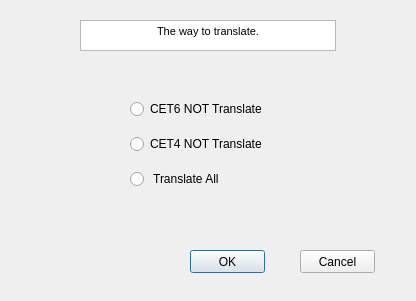
<?xml version="1.0" encoding="UTF-8"?>
<ui version="4.0">
 <class>chooseTranslateWay</class>
 <widget class="QDialog" name="chooseTranslateWay">
  <property name="geometry">
   <rect>
    <x>0</x>
    <y>0</y>
    <width>416</width>
    <height>301</height>
   </rect>
  </property>
  <property name="windowTitle">
   <string>Dialog</string>
  </property>
  <widget class="QPushButton" name="okButton">
   <property name="geometry">
    <rect>
     <x>190</x>
     <y>250</y>
     <width>75</width>
     <height>23</height>
    </rect>
   </property>
   <property name="text">
    <string>OK</string>
   </property>
  </widget>
  <widget class="QPushButton" name="Cancel">
   <property name="geometry">
    <rect>
     <x>300</x>
     <y>250</y>
     <width>75</width>
     <height>23</height>
    </rect>
   </property>
   <property name="text">
    <string>Cancel</string>
   </property>
  </widget>
  <widget class="QWidget" name="verticalLayoutWidget">
   <property name="geometry">
    <rect>
     <x>130</x>
     <y>90</y>
     <width>160</width>
     <height>111</height>
    </rect>
   </property>
   <layout class="QVBoxLayout" name="verticalLayout">
    <item>
     <widget class="QRadioButton" name="CET6Button">
      <property name="text">
       <string>CET6 NOT Translate</string>
      </property>
     </widget>
    </item>
    <item>
     <widget class="QRadioButton" name="CET4Button">
      <property name="text">
       <string>CET4 NOT Translate</string>
      </property>
     </widget>
    </item>
    <item>
     <widget class="QRadioButton" name="directlyButton">
      <property name="text">
       <string> Translate All</string>
      </property>
     </widget>
    </item>
   </layout>
  </widget>
  <widget class="QTextBrowser" name="textBrowser">
   <property name="geometry">
    <rect>
     <x>80</x>
     <y>20</y>
     <width>256</width>
     <height>31</height>
    </rect>
   </property>
   <property name="html">
    <string>&lt;!DOCTYPE HTML PUBLIC &quot;-//W3C//DTD HTML 4.0//EN&quot; &quot;http://www.w3.org/TR/REC-html40/strict.dtd&quot;&gt;
&lt;html&gt;&lt;head&gt;&lt;meta name=&quot;qrichtext&quot; content=&quot;1&quot; /&gt;&lt;style type=&quot;text/css&quot;&gt;
p, li { white-space: pre-wrap; }
&lt;/style&gt;&lt;/head&gt;&lt;body style=&quot; font-family:'MS Shell Dlg 2'; font-size:8.25pt; font-weight:400; font-style:normal;&quot;&gt;
&lt;p align=&quot;center&quot; style=&quot; margin-top:0px; margin-bottom:0px; margin-left:0px; margin-right:0px; -qt-block-indent:0; text-indent:0px;&quot;&gt;The way to translate.&lt;/p&gt;&lt;/body&gt;&lt;/html&gt;</string>
   </property>
  </widget>
 </widget>
 <resources/>
 <connections>
  <connection>
   <sender>Cancel</sender>
   <signal>clicked()</signal>
   <receiver>chooseTranslateWay</receiver>
   <slot>reject()</slot>
   <hints>
    <hint type="sourcelabel">
     <x>347</x>
     <y>256</y>
    </hint>
    <hint type="destinationlabel">
     <x>340</x>
     <y>175</y>
    </hint>
   </hints>
  </connection>
 </connections>
</ui>
